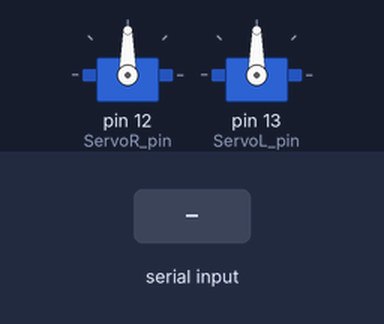
The sketch below on a simulated Arduino Uno, built with avr-gcc and run on an emulated ATmega328P. On the bench: 2 × servo. The test bench sets the inputs (shaded band).

Above: at 1.2 s.
1.3 s: "F" received over Serial
At 2.3 s:
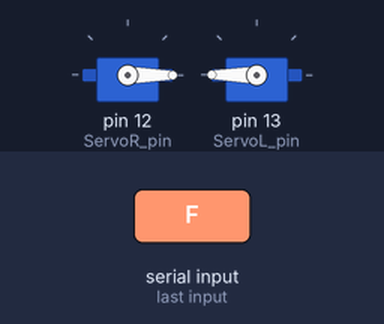
2.8 s: "B" received over Serial
At 3.4 s:
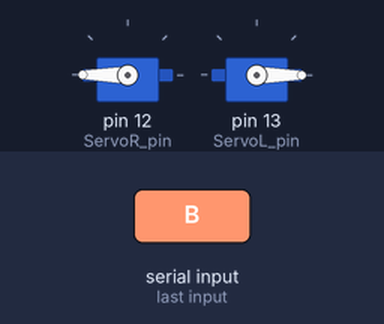
4.3 s: "L" received over Serial
At 4.6 s:
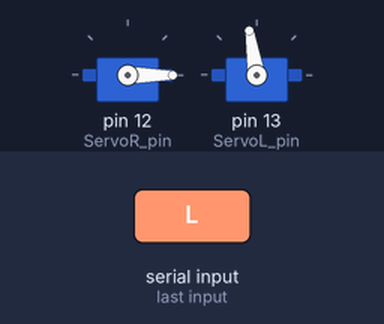
5.8 s: "R" received over Serial
At 6.9 s:
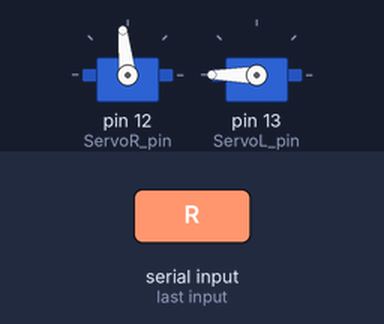
7.3 s: "S" received over Serial
At 8.0 s:
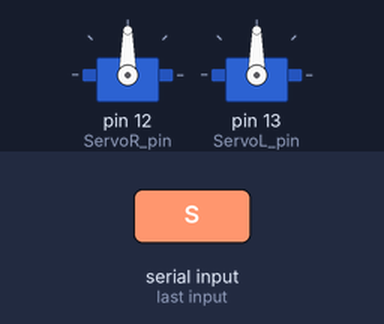
Timing chart, 0 to 9.8 s (numbered marks = the images above; inputs shaded):
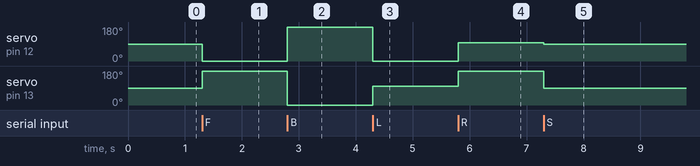

The sketch:

car.ino
```cpp
#include <Servo.h>
Servo myservoL,myservoR;

const byte ServoR_pin = 12;
const byte ServoL_pin = 13;


char command = 'S';
char prevCommand = 'A';
unsigned long timer0 = 2000;
unsigned long timer1 = 0;


void setup()
{
  myservoR.attach(ServoR_pin);
  myservoL.attach(ServoL_pin);

  myservoR.write(90);//左右停止
  myservoL.write(90);

  Serial.begin(9600);
}

void loop()
{
 if(Serial.available() > 0){
    //timer1 = millis();
    prevCommand = command;
    command = Serial.read();
    if(command!=prevCommand){
      //Serial.println(command);
      switch(command){
      case 'F':  //直行，右順左逆
        myservoR.write(0);
        myservoL.write(180);
        break;
      case 'B':  //後退，左順右逆
        myservoR.write(180);
        myservoL.write(0);
        break;
      case 'L': //左轉，右順左小逆
        myservoR.write(0);
        myservoL.write(99);
        break;
      case 'R'://右轉，右小順左逆
        myservoR.write(96);
        myservoL.write(180);
        break;
      case 'S':  //左右停止
        myservoR.write(90);
        myservoL.write(90);
        break;

      }
      delay(100);
    }
  }
}
```

Measured:
- after the input at 1.3 s, servo on pin 12 (ServoR_pin): 90° → 0° at once; servo on pin 13 (ServoL_pin): 90° → 180° at once
- after the input at 2.8 s, servo on pin 12 (ServoR_pin): 0° → 180° at once; servo on pin 13 (ServoL_pin): 180° → 0° at once
- after the input at 4.3 s, servo on pin 12 (ServoR_pin): 180° → 0° at once; servo on pin 13 (ServoL_pin): 0° → 99° at once
- after the input at 5.8 s, servo on pin 12 (ServoR_pin): 0° → 96° at once; servo on pin 13 (ServoL_pin): 99° → 180° at once
- after the input at 7.3 s, servo on pin 12 (ServoR_pin): 96° → 90° at once; servo on pin 13 (ServoL_pin): 180° → 90° at once
